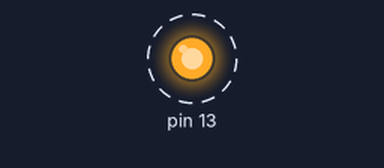
Bench run of a sketch on a simulated Arduino Uno, built with avr-gcc and run on an emulated ATmega328P. Shown: output pins drawn as LEDs (lit = HIGH). Dashed ring = blinking.

Above: at 0.05 s.
Timing chart, 0 to 3.0 s (numbered marks = the images above):
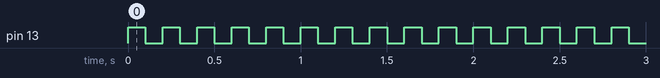

The sketch:

les_1_p15_Blink_wacht.ino
```cpp
void setup() {
  pinMode(13, OUTPUT);
}

void wacht() {
  delay(100);
}

void loop() {
  digitalWrite(13, HIGH);
  wacht();
  digitalWrite(13, LOW);
  wacht();
}
```

Measured:
- by itself, pin 13: alternates HIGH for 0.10 s and LOW for 0.10 s
